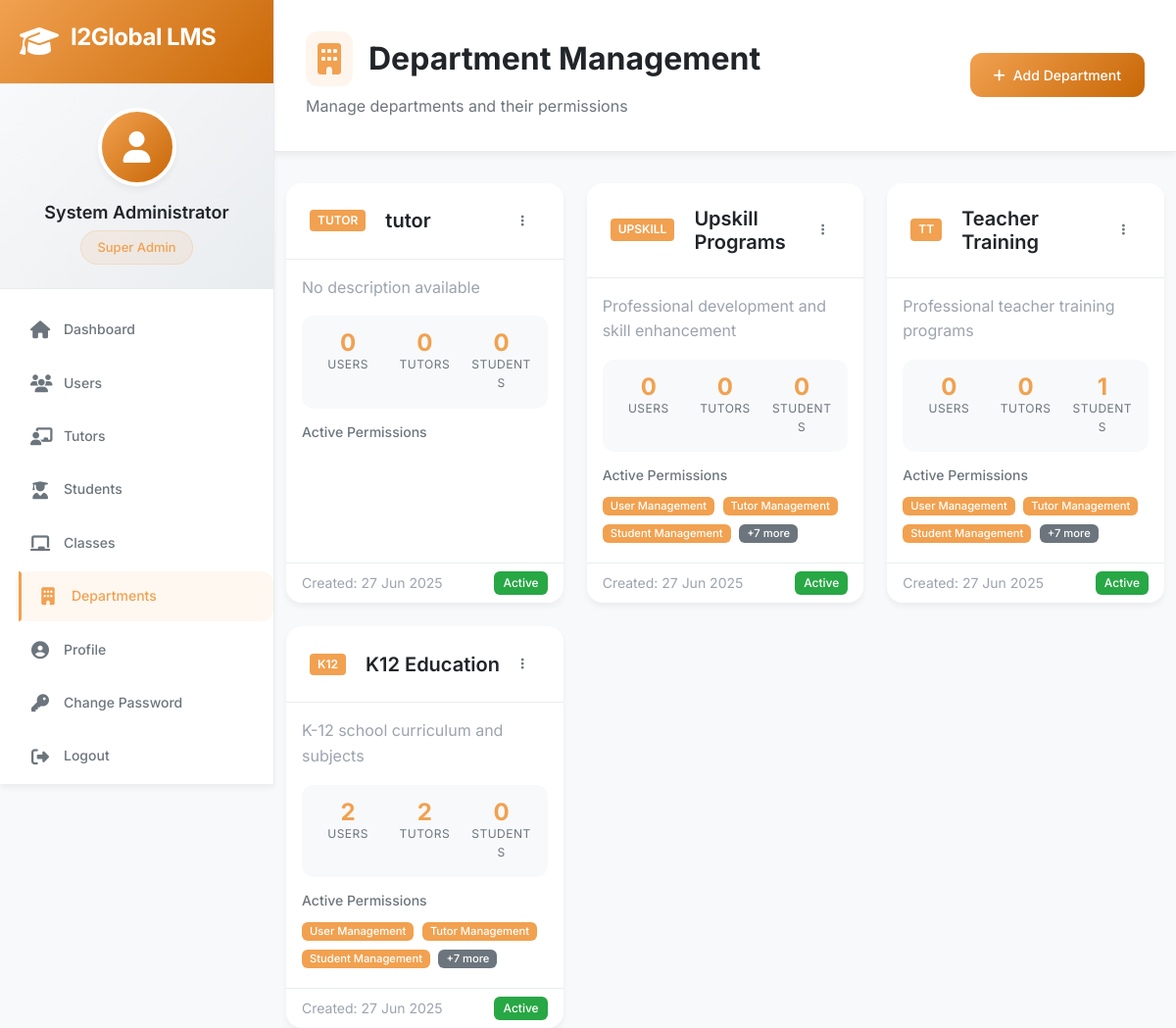
/admin/departments (signed in), run on the app's committed database.
### app/models/user.py (models this page shows, shortened)
class User(UserMixin, db.Model):
    __tablename__ = 'users'
    id = db.Column(db.Integer, primary_key=True)
    username = db.Column(db.String(80), unique=True, nullable=False, index=True)
    email = db.Column(db.String(120), unique=True, nullable=False, index=True)
    password_hash = db.Column(db.String(255), nullable=False)
    full_name = db.Column(db.String(100), nullable=False)
    phone = db.Column(db.String(20))
    address = db.Column(db.Text)
    profile_picture = db.Column(db.String(100))
    role = db.Column(db.String(20), nullable=False, default='tutor')  # superadmin, admin, coordinator, tutor
    department_id = db.Column(db.Integer, db.ForeignKey('departments.id'))
    is_active = db.Column(db.Boolean, default=True)
    is_verified = db.Column(db.Boolean, default=False)
    created_at = db.Column(db.DateTime, default=datetime.utcnow)
    last_login = db.Column(db.DateTime)
    joining_date = db.Column(db.Date)
    working_hours = db.Column(db.String(50))  # "9:00 AM - 6:00 PM"
    emergency_contact = db.Column(db.Text)  # JSON string
    department = db.relationship('Department', foreign_keys=[department_id], backref='users', lazy=True)
    tutor_profile = db.relationship('Tutor', backref='user', uselist=False, lazy=True)
    def has_permission(self, permission):
        if self.role == 'superadmin':
            return True
    def get_role_display(self):
        role_map = {
            'superadmin': 'Super Admin',
            'admin': 'Admin',
            'coordinator': 'Coordinator',
            'tutor': 'Tutor'
        }
        return role_map.get(self.role, self.role.title())

### app/models/department.py (models this page shows, shortened)
class Department(db.Model):
    __tablename__ = 'departments'
    id = db.Column(db.Integer, primary_key=True)
    name = db.Column(db.String(50), unique=True, nullable=False)
    code = db.Column(db.String(10), unique=True, nullable=False)  # K12, TT, UPSKILL
    description = db.Column(db.Text)
    permissions = db.Column(db.Text)  # JSON string of permissions
    is_active = db.Column(db.Boolean, default=True)
    created_at = db.Column(db.DateTime, default=datetime.utcnow)
    created_by = db.Column(db.Integer, db.ForeignKey('users.id'))
    settings = db.Column(db.Text)  # JSON string for department-specific settings
    def get_permissions(self):
        if self.permissions:
            try:
                return json.loads(self.permissions)
            except:
                return []
        return []
    def get_user_count(self):
        from app.models.user import User
        return User.query.filter_by(department_id=self.id, is_active=True).count()
    def get_tutor_count(self):
        from app.models.user import User
        return User.query.filter_by(
            department_id=self.id,
            role='tutor',
            is_active=True
        ).count()
    def get_student_count(self):
        from app.models.student import Student
        return Student.query.filter_by(
            department_id=self.id,
            is_active=True
        ).count()

### app/routes/admin.py (the view)
@bp.route('/departments')
@login_required
@admin_required
def departments():
    departments = Department.query.order_by(Department.created_at.desc()).all()
    return render_template('admin/departments.html', departments=departments)

### app/models/user.py (called while the page is built)
@login.user_loader
def load_user(user_id):
    return User.query.get(int(user_id))

### app/routes/admin.py (called while the page is built)
def admin_required(f):
    @wraps(f)
    def decorated_function(*args, **kwargs):
        if current_user.role not in ['superadmin', 'admin', 'coordinator']:
            flash('Access denied. Insufficient permissions.', 'error')
            return redirect(url_for('dashboard.index'))
        return f(*args, **kwargs)
    return decorated_function

### app/templates/admin/departments.html (shortened to what this page needs)
{% extends "base.html" %}
{% block content %}
<div class="page-header">
    <div class="d-flex justify-content-between align-items-center">
        <div>
            <h1 class="page-title">
                <i class="fas fa-building"></i>
                Department Management
            </h1>
            <p class="page-subtitle">Manage departments and their permissions</p>
        </div>
        <div class="header-actions">
            {% if current_user.role in ['superadmin', 'admin'] %}
            <button class="btn btn-primary" data-bs-toggle="modal" data-bs-target="#createDepartmentModal">
                <i class="fas fa-plus"></i>
                Add Department
            </button>
            {% endif %}
        </div>
    </div>
</div>
<div class="container-fluid">
    <div class="row g-4">
        {% for department in departments %}
        <div class="col-lg-4 col-md-6">
            <div class="card department-card h-100">
                <div class="card-header">
                    <div class="d-flex justify-content-between align-items-center">
                        <h5 class="card-title mb-0">
                            <span class="dept-code">{{ department.code }}</span>
                            {{ department.name }}
                        </h5>
                        <div class="dropdown">
                            <button class="btn btn-sm btn-outline-secondary" type="button"
                                    data-bs-toggle="dropdown" aria-expanded="false">
                                <i class="fas fa-ellipsis-v"></i>
                            </button>
                        </div>
                    </div>
                </div>
                <div class="card-body">
                    <p class="text-muted mb-3">{{ department.description or 'No description available' }}</p>
                    <div class="dept-stats">
                        <div class="row g-3">
                            <div class="col-4">
                                <div class="stat-item">
                                    <div class="stat-value">{{ department.get_user_count() }}</div>
                                    <div class="stat-label">Users</div>
                                </div>
                            </div>
                            <div class="col-4">
                                <div class="stat-item">
                                    <div class="stat-value">{{ department.get_tutor_count() }}</div>
                                    <div class="stat-label">Tutors</div>
                                </div>
                            </div>
                            <div class="col-4">
                                <div class="stat-item">
                                    <div class="stat-value">{{ department.get_student_count() }}</div>
                                    <div class="stat-label">Students</div>
                                </div>
                            </div>
                        </div>
                    </div>
                    <div class="permissions-preview mt-3">
                        <h6 class="mb-2">Active Permissions</h6>
                        <div class="permission-tags">
                            {% for permission in department.get_permissions()[:3] %}
                            <span class="badge badge-primary me-1 mb-1">{{ permission|replace('_', ' ')|title }}</span>
                            {% endfor %}
                            {% if department.get_permissions()|length > 3 %}
                            <span class="badge badge-secondary">+{{ department.get_permissions()|length - 3 }} more</span>
                            {% endif %}
                        </div>
                    </div>
                </div>
                <div class="card-footer">
                    <div class="d-flex justify-content-between align-items-center">
                        <small class="text-muted">
                            Created: {{ department.created_at.strftime('%d %b %Y') if department.created_at else 'N/A' }}
                        </small>
                        <span class="badge badge-{{ 'success' if department.is_active else 'danger' }}">
                            {{ 'Active' if department.is_active else 'Inactive' }}
                        </span>
                    </div>
                </div>
            </div>
        </div>
        {% endfor %}
    </div>
</div>
{% endblock %}

### app/templates/base.html (shortened to what this page needs)
<!DOCTYPE html>
<html lang="en">
<head>
    <link rel="stylesheet" href="https://cdnjs.cloudflare.com/ajax/libs/font-awesome/6.4.0/css/all.min.css">
    <link href="https://cdn.jsdelivr.net/npm/bootstrap@5.3.0/dist/css/bootstrap.min.css" rel="stylesheet">
</head>
<body>
    <div class="app-container">
        {% if current_user.is_authenticated %}
        <nav class="sidebar" id="sidebar">
            <div class="sidebar-header">
                <div class="logo-container">
                    <i class="fas fa-graduation-cap logo-icon"></i>
                    <h3 class="logo-text">{{ APP_NAME }}</h3>
                </div>
            </div>
            <div class="user-profile">
                <div class="user-avatar">
                    {% if current_user.profile_picture %}
                        <img src="{{ url_for('static', filename='uploads/profiles/' + current_user.profile_picture) }}" alt="Profile">
                    {% else %}
                        <i class="fas fa-user"></i>
                    {% endif %}
                </div>
                <div class="user-info">
                    <h4>{{ current_user.full_name or current_user.username }}</h4>
                    <span class="user-role">{{ current_user.get_role_display() }}</span>
                </div>
            </div>
            <ul class="nav-menu">
                <li class="nav-item">
                    <a href="{{ url_for('dashboard.index') }}" class="nav-link {% if request.endpoint == 'dashboard.admin_dashboard' or request.endpoint == 'dashboard.tutor_dashboard' %}active{% endif %}">
                        <i class="fas fa-home"></i>
                        <span>Dashboard</span>
                    </a>
                </li>
                {% if current_user.role in ['superadmin', 'admin', 'coordinator'] %}
                {% if current_user.has_permission('user_management') %}
                <li class="nav-item">
                    <a href="{{ url_for('admin.users') }}" class="nav-link {% if 'users' in request.endpoint %}active{% endif %}">
                        <i class="fas fa-users"></i>
                        <span>Users</span>
                    </a>
                </li>
                {% endif %}
                {% if current_user.has_permission('tutor_management') %}
                <li class="nav-item">
                    <a href="{{ url_for('admin.tutors') }}" class="nav-link {% if 'tutors' in request.endpoint %}active{% endif %}">
                        <i class="fas fa-chalkboard-teacher"></i>
                        <span>Tutors</span>
                    </a>
                </li>
                {% endif %}
                {% if current_user.has_permission('student_management') %}
                <li class="nav-item">
                    <a href="{{ url_for('admin.students') }}" class="nav-link {% if 'students' in request.endpoint %}active{% endif %}">
                        <i class="fas fa-user-graduate"></i>
                        <span>Students</span>
                    </a>
                </li>
                {% endif %}
                {% if current_user.has_permission('class_management') %}
                <li class="nav-item">
                    <a href="{{ url_for('admin.classes') }}" class="nav-link {% if 'classes' in request.endpoint %}active{% endif %}">
                        <i class="fas fa-chalkboard"></i>
                        <span>Classes</span>
                    </a>
                </li>
                {% endif %}
                {% if current_user.role in ['superadmin', 'admin'] %}
                <li class="nav-item">
                    <a href="{{ url_for('admin.departments') }}" class="nav-link {% if 'departments' in request.endpoint %}active{% endif %}">
                        <i class="fas fa-building"></i>
                        <span>Departments</span>
                    </a>
                </li>
                {% endif %}
                {% endif %}
                <li class="nav-item">
                    <a href="#" class="nav-link">
                        <i class="fas fa-user-circle"></i>
                        <span>Profile</span>
                    </a>
                </li>
                <li class="nav-item">
                    <a href="{{ url_for('auth.change_password') }}" class="nav-link {% if 'change_password' in request.endpoint %}active{% endif %}">
                        <i class="fas fa-key"></i>
                        <span>Change Password</span>
                    </a>
                </li>
                <li class="nav-item">
                    <a href="{{ url_for('auth.logout') }}" class="nav-link">
                        <i class="fas fa-sign-out-alt"></i>
                        <span>Logout</span>
                    </a>
                </li>
            </ul>
        </nav>
        {% endif %}
        <main class="main-content {% if not current_user.is_authenticated %}full-width{% endif %}">
            {% block content %}{% endblock %}
        </main>
    </div>
</body>
</html>

### app/templates/admin/departments.html (style rules this page uses)
.department-card { transition: var(--transition); border: none; box-shadow: var(--shadow); }
.dept-code { background: var(--primary-color); color: white; padding: 0.25rem 0.5rem; border-radius: 0.25rem; font-size: 0.75rem; font-weight: 600; margin-right: 0.5rem; }
.dept-stats { background: var(--bg-light); border-radius: var(--border-radius); padding: 1rem; }
.stat-item { text-align: center; }
.stat-value { font-size: 1.5rem; font-weight: 700; color: var(--primary-color); line-height: 1; }
.stat-label { font-size: 0.75rem; color: var(--text-secondary); text-transform: uppercase; letter-spacing: 0.5px; }
.permissions-preview h6 { font-size: 0.875rem; color: var(--text-secondary); margin-bottom: 0.5rem; }
.permission-tags { min-height: 2rem; }
.permission-tags .badge { font-size: 0.7rem; padding: 0.25rem 0.5rem; }
.card-footer { background: transparent; border-top: 1px solid var(--border-color); }

### data on the page
User: full_name "System Administrator", role "Super Admin"
Department: code "TUTOR", name "tutor", description "No description available", get_user_count "0", get_tutor_count "0", get_student_count "0", created_at "27 Jun 2025", is_active "Active"
Department: code "UPSKILL", name "Upskill Programs", description "Professional development and skill enhancement", get_user_count "0", get_tutor_count "0", get_student_count "0", 3 "User Management" "Tutor Management" "Student Management", get_permissions|length "7", created_at "27 Jun 2025", is_active "Active"
Department: code "TT", name "Teacher Training", description "Professional teacher training programs", get_user_count "0", get_tutor_count "0", get_student_count "1", 3 "User Management" "Tutor Management" "Student Management", get_permissions|length "7", created_at "27 Jun 2025", is_active "Active"
Department: code "K12", name "K12 Education", description "K-12 school curriculum and subjects", get_user_count "2", get_tutor_count "2", get_student_count "0", 3 "User Management" "Tutor Management" "Student Management", get_permissions|length "7", created_at "27 Jun 2025", is_active "Active"

### other printed values
{{ APP_NAME }} "I2Global LMS"
